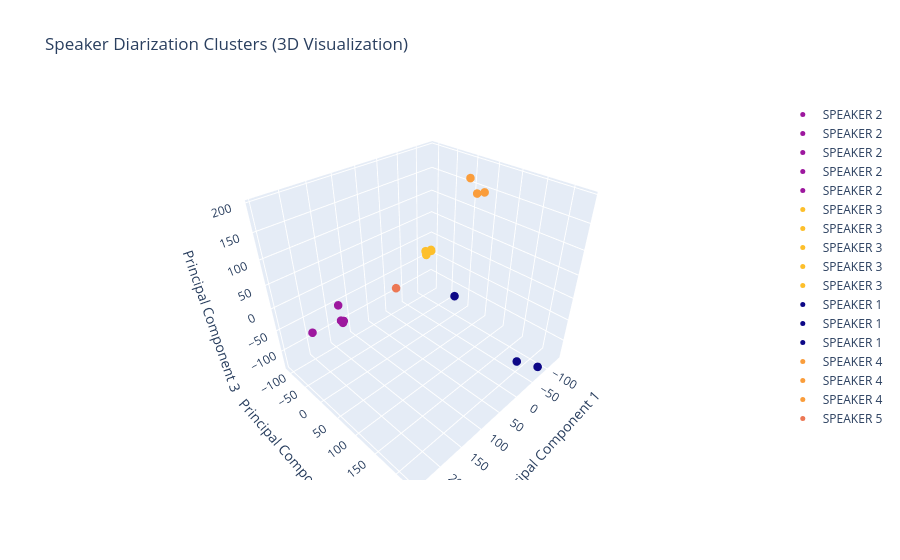

Notebook source saved alongside this figure:
### Markdown cell above
# Audio Data Points at Right side of Graph is by Speaker 1 and Left side Graph is by Speaker 2

### Code cell
import numpy as np
import plotly.graph_objects as go
from sklearn.decomposition import PCA
import matplotlib.cm as cm

# existing code for clustering and labeling segments...

# Perform PCA to reduce the dimensionality of embeddings to 3D
pca = PCA(n_components=3, random_state=42)
embeddings_3d = pca.fit_transform(embeddings)

# Get the number of unique speakers from the labels
num_unique_speakers = len(np.unique(labels))

# Create a colormap for speakers, ensuring each speaker gets a unique color
colors = cm.tab20b(np.linspace(0, 1, num_unique_speakers))

# Prepare the data for the 3D scatter plot
data = []
for i, segment in enumerate(segments):
    speaker_id = labels[i] + 1
    x, y, z = embeddings_3d[i]
    color = colors[labels[i] % num_unique_speakers]  # Get the corresponding color for the speaker
    trace = go.Scatter3d(x=[x], y=[y], z=[z], mode='markers',
                         marker=dict(size=5, color=color),
                         name=f'SPEAKER {speaker_id}')
    data.append(trace)

# Layout for the 3D scatter plot
layout = go.Layout(
    title="Speaker Diarization Clusters (3D Visualization)",
    scene=dict(
        xaxis_title="Principal Component 1",
        yaxis_title="Principal Component 2",
        zaxis_title="Principal Component 3"
    )
)

# Create the figure and plot the 3D scatter plot
fig = go.Figure(data=data, layout=layout)
fig.show()

### Figure 1 — Plotly figure (JSON) as saved in the notebook; plotly's stock layout.template omitted (floating-point values rounded to 4 significant figures)
{"data": [{"marker": {"color": [0.549, 0.6353, 0.3216, 1], "size": 5}, "mode": "markers", "name": "SPEAKER 2", "type": "scatter3d", "x": [244.1], "y": [-7.301], "z": [5.4]}, {"marker": {"color": [0.549, 0.6353, 0.3216, 1], "size": 5}, "mode": "markers", "name": "SPEAKER 2", "type": "scatter3d", "x": [172.4], "y": [-35.25], "z": [7.554]}, {"marker": {"color": [0.549, 0.6353, 0.3216, 1], "size": 5}, "mode": "markers", "name": "SPEAKER 2", "type": "scatter3d", "x": [175.4], "y": [-19.36], "z": [-16.53]}, {"marker": {"color": [0.549, 0.6353, 0.3216, 1], "size": 5}, "mode": "markers", "name": "SPEAKER 2", "type": "scatter3d", "x": [181.5], "y": [-18.1], "z": [-11.67]}, {"marker": {"color": [0.549, 0.6353, 0.3216, 1], "size": 5}, "mode": "markers", "name": "SPEAKER 2", "type": "scatter3d", "x": [182.1], "y": [-11.94], "z": [-12.51]}, {"marker": {"color": [0.9059, 0.7294, 0.3216, 1], "size": 5}, "mode": "markers", "name": "SPEAKER 3", "type": "scatter3d", "x": [-122.2], "y": [-96.44], "z": [-30.56]}, {"marker": {"color": [0.9059, 0.7294, 0.3216, 1], "size": 5}, "mode": "markers", "name": "SPEAKER 3", "type": "scatter3d", "x": [-114.5], "y": [-103.2], "z": [-36.28]}, {"marker": {"color": [0.9059, 0.7294, 0.3216, 1], "size": 5}, "mode": "markers", "name": "SPEAKER 3", "type": "scatter3d", "x": [-117.3], "y": [-107.1], "z": [-43.53]}, {"marker": {"color": [0.9059, 0.7294, 0.3216, 1], "size": 5}, "mode": "markers", "name": "SPEAKER 3", "type": "scatter3d", "x": [-133.0], "y": [-107.5], "z": [-36.96]}, {"marker": {"color": [0.9059, 0.7294, 0.3216, 1], "size": 5}, "mode": "markers", "name": "SPEAKER 3", "type": "scatter3d", "x": [-114.6], "y": [-106.7], "z": [-32.48]}, {"marker": {"color": [0.2235, 0.2314, 0.4745, 1], "size": 5}, "mode": "markers", "name": "SPEAKER 1", "type": "scatter3d", "x": [-19.14], "y": [65.59], "z": [-19.42]}, {"marker": {"color": [0.2235, 0.2314, 0.4745, 1], "size": 5}, "mode": "markers", "name": "SPEAKER 1", "type": "scatter3d", "x": [-81.0], "y": [228.3], "z": [-134.0]}, {"marker": {"color": [0.2235, 0.2314, 0.4745, 1], "size": 5}, "mode": "markers", "name": "SPEAKER 1", "type": "scatter3d", "x": [-65.86], "y": [191.0], "z": [-135.1]}, {"marker": {"color": [0.9059, 0.5882, 0.6118, 1], "size": 5}, "mode": "markers", "name": "SPEAKER 4", "type": "scatter3d", "x": [-63.12], "y": [67.84], "z": [174.3]}, {"marker": {"color": [0.9059, 0.5882, 0.6118, 1], "size": 5}, "mode": "markers", "name": "SPEAKER 4", "type": "scatter3d", "x": [-67.01], "y": [80.41], "z": [179.0]}, {"marker": {"color": [0.9059, 0.5882, 0.6118, 1], "size": 5}, "mode": "markers", "name": "SPEAKER 4", "type": "scatter3d", "x": [-69.59], "y": [45.97], "z": [193.8]}, {"marker": {"color": [0.8706, 0.6196, 0.8392, 1], "size": 5}, "mode": "markers", "name": "SPEAKER 5", "type": "scatter3d", "x": [11.78], "y": [-66.2], "z": [-51.0]}], "layout": {"scene": {"xaxis": {"title": {"text": "Principal Component 1"}}, "yaxis": {"title": {"text": "Principal Component 2"}}, "zaxis": {"title": {"text": "Principal Component 3"}}}, "title": {"text": "Speaker Diarization Clusters (3D Visualization)"}}}
